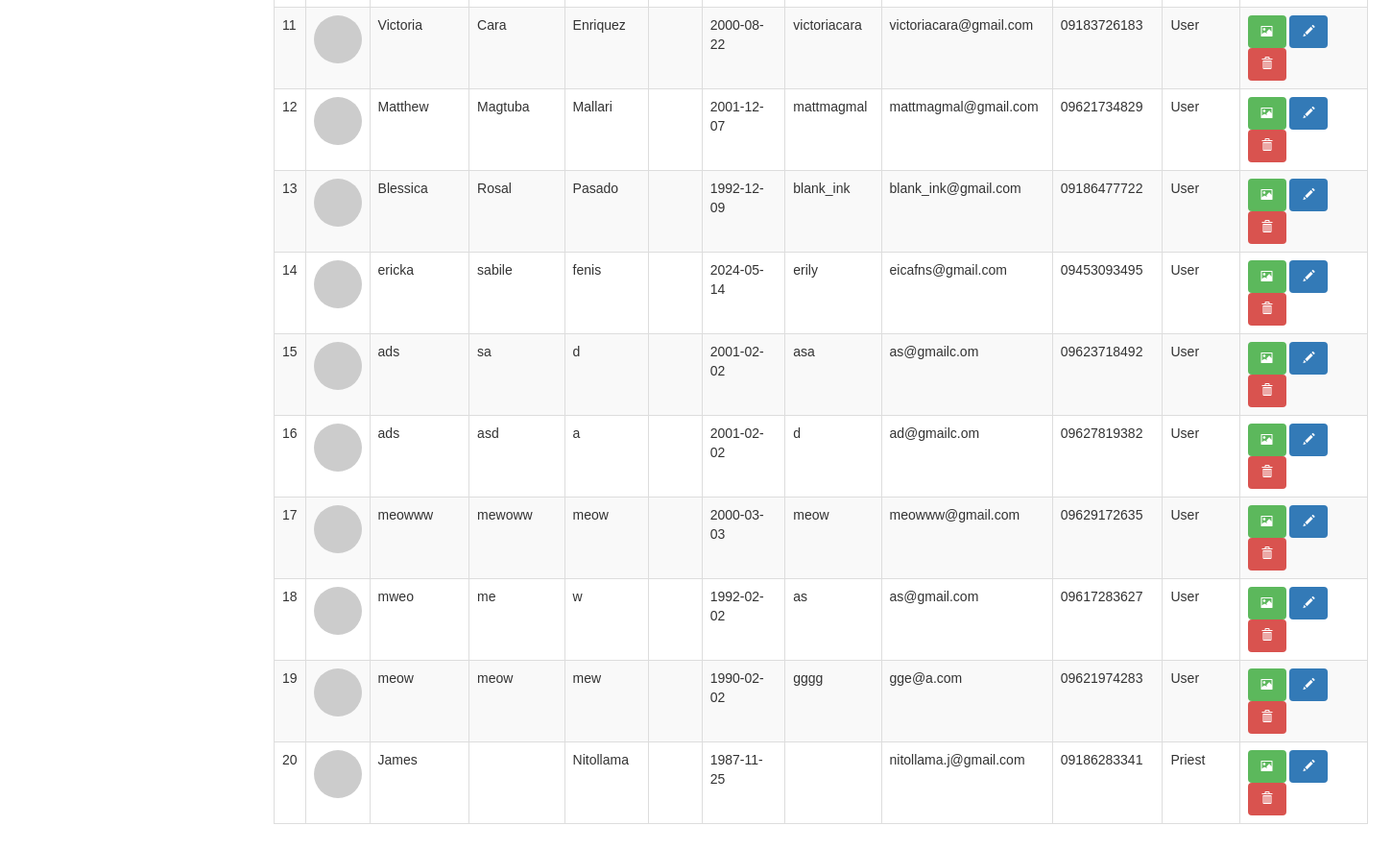
/private/stk/search.php (lower part), run on an earlier commit of the app's database.
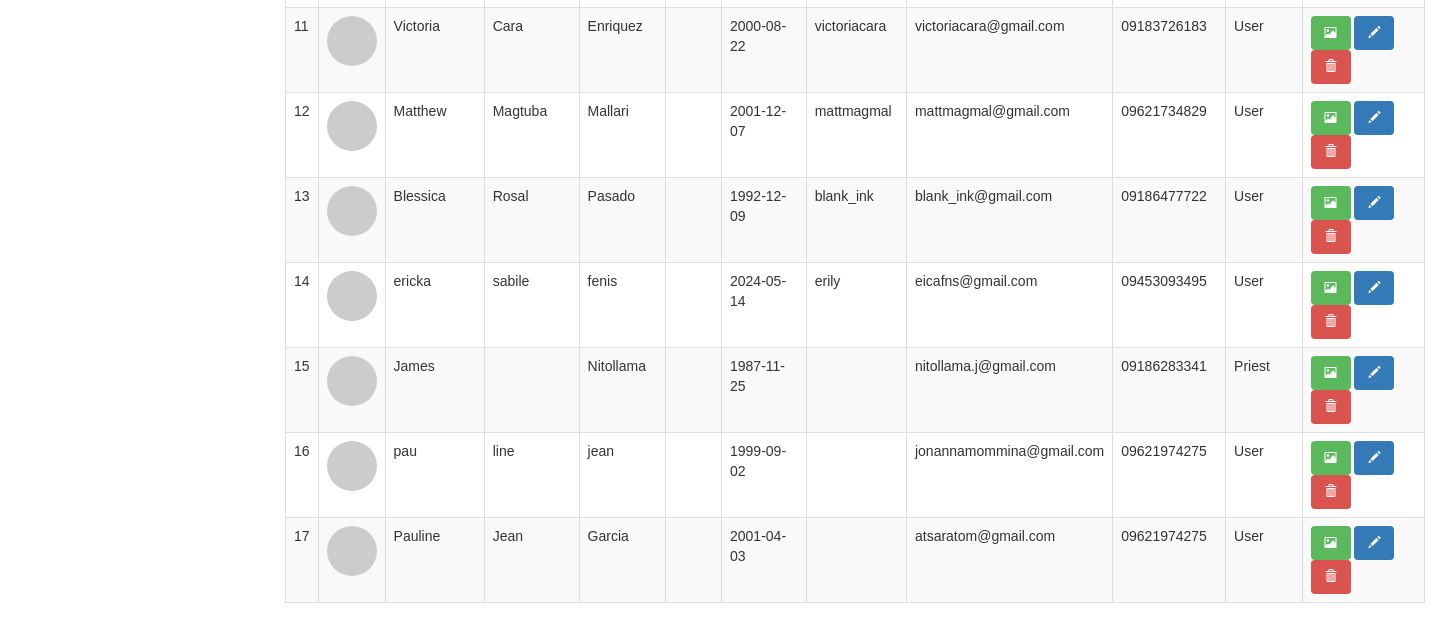
And on a later commit of the database.
### tables this page shows
CREATE TABLE `users` (
  `user_id` int(11) NOT NULL,
  `user_type` enum('User','Admin','Priest') NOT NULL DEFAULT 'User',
  `created_at` timestamp NOT NULL DEFAULT current_timestamp(),
  `username` varchar(50) DEFAULT NULL,
  `password` varchar(255) DEFAULT NULL,
  `givenname` varchar(50) DEFAULT NULL,
  `middlename` varchar(50) DEFAULT NULL,
  `lastname` varchar(50) DEFAULT NULL,
  `gender` varchar(7) DEFAULT NULL,
  `suffix` varchar(10) DEFAULT NULL,
  `full_name` varchar(300) DEFAULT NULL,
  `email` varchar(100) DEFAULT NULL,
  `contact` varchar(20) DEFAULT NULL,
  `birthday` date DEFAULT NULL,
  `photo` varchar(300) DEFAULT NULL,
  `email_verified` tinyint(1) NOT NULL DEFAULT 0,
  `verify_token_hash` varchar(255) DEFAULT NULL,
  `verify_token_expires` datetime DEFAULT NULL,
  `reset_token_hash` varchar(255) DEFAULT NULL,
  `reset_token_expires` datetime DEFAULT NULL
);

### private/stk/search.php (the view, shortened to what this page needs)
<?php
require_once 'connection.php';
if (isset($_POST['query'])) {
    $query = '%' . $_POST['query'] . '%';
    $sql = "SELECT * FROM users
            WHERE givenname LIKE :search
            OR middlename LIKE :search
            OR lastname LIKE :search
            OR email LIKE :search
            OR username LIKE :search
            OR user_type LIKE :search";
    $stmt = $dbh->prepare($sql);
    $stmt->bindParam(':search', $query, PDO::PARAM_STR);
} else {
    $stmt = $dbh->prepare("SELECT * FROM users");
}
$stmt->execute();
$results = $stmt->fetchAll(PDO::FETCH_OBJ);
?>
<!DOCTYPE html>
<html lang="en">
<head>
    <link href="https://maxcdn.bootstrapcdn.com/bootstrap/3.3.0/css/bootstrap.min.css" rel="stylesheet" />
    <link href='../../stylesheets/private/members.css' rel='stylesheet'>
</head>
<body>
<section id="content">
    <?php var_dump($result['photo']); ?>
  <main>
    <div class="container">
        <div class="table-responsive">
            <table class="table table-bordered table-striped">
                <tbody>
                    <?php if ($stmt->rowCount() > 0):
                        $cnt = 1;
                        foreach ($results as $row): ?>
                            <tr>
                                <td><?php echo htmlentities($cnt); ?></td>
                                <td>
                                    <?php if (!empty($row->Photo)): ?>
                                        <img src="<?php echo htmlentities($row->Photo); ?>" class="img-circle" width="50" height="50" alt="User Photo">
                                    <?php else: ?>
                                        <img src="https://via.placeholder.com/50" class="img-circle" alt="No Photo">
                                    <?php endif; ?>
                                </td>
                                <td><?php echo htmlentities($row->givenname); ?></td>
                                <td><?php echo htmlentities($row->middlename); ?></td>
                                <td><?php echo htmlentities($row->lastname); ?></td>
                                <td><?php echo htmlentities($row->suffix); ?></td>
                                <td><?php echo htmlentities($row->birthday); ?></td>
                                <td><?php echo htmlentities($row->username); ?></td>
                                <td><?php echo htmlentities($row->email); ?></td>
                                <td><?php echo htmlentities($row->contact); ?></td>
                                <td><?php echo htmlentities($row->user_type); ?></td>
                                <td>
                                    <a href="profilee.php?user_id=<?php echo htmlentities($row->user_id); ?>" class="btn btn-success btn-sm" title="Upload Photo">
                                        <span class="glyphicon glyphicon-picture"></span>
                                    </a>
                                    <a href="update.php?user_id=<?php echo htmlentities($row->user_id); ?>" class="btn btn-primary btn-sm" title="Edit User">
                                        <span class="glyphicon glyphicon-pencil"></span>
                                    </a>
                                    <a href="index.php?del=<?php echo htmlentities($row->user_id); ?>" class="btn btn-danger btn-sm" onclick="return confirm('Are you sure?')" title="Delete User">
                                        <span class="glyphicon glyphicon-trash"></span>
                                    </a>
                                </td>
                            </tr>
                        <?php
                        $cnt++;
                        endforeach;
                    else: ?>
                        <tr><td colspan="12" class="text-center">No records found.</td></tr>
                    <?php endif; ?>
                </tbody>
            </table>
        </div>
    </div>
  </main>
</body>
</html>

### stylesheets/private/members.css (style rules this page uses)
.btn { padding: 8px 14px; border: none; border-radius: 4px; cursor: pointer; }

### private/stk/search.php (style rules this page uses)
body { margin: 0; font-family: Arial, sans-serif; overflow-x: hidden; }
main { margin-left: 250px; margin-top: 60px; padding: 20px; transition: margin-left 0.3s ease; }
.img-circle { border-radius: 50%; }

What changed in the data, as far as the page shows it:
removed users: givenname "ads", middlename "sa", lastname "d", birthday "2001-02-02", username "asa", email "as@gmailc.om", contact "09623718492", user_type "User"
removed users: givenname "ads", middlename "asd", lastname "a", birthday "2001-02-02", username "d", email "ad@gmailc.om", contact "09627819382", user_type "User"
removed users: givenname "meowww", middlename "mewoww", lastname "meow", birthday "2000-03-03", username "meow", email "meowww@gmail.com", contact "09629172635", user_type "User"
removed users: givenname "mweo", middlename "me", lastname "w", birthday "1992-02-02", username "as", email "as@gmail.com", contact "09617283627", user_type "User"
removed users: givenname "meow", middlename "meow", lastname "mew", birthday "1990-02-02", username "gggg", email "gge@a.com", contact "09621974283", user_type "User"
added users: givenname "pau", middlename "line", lastname "jean", birthday "1999-09-02", email "jonannamommina@gmail.com", contact "09621974275", user_type "User"
added users: givenname "Pauline", middlename "Jean", lastname "Garcia", birthday "2001-04-03", email "atsaratom@gmail.com", contact "09621974275", user_type "User"
